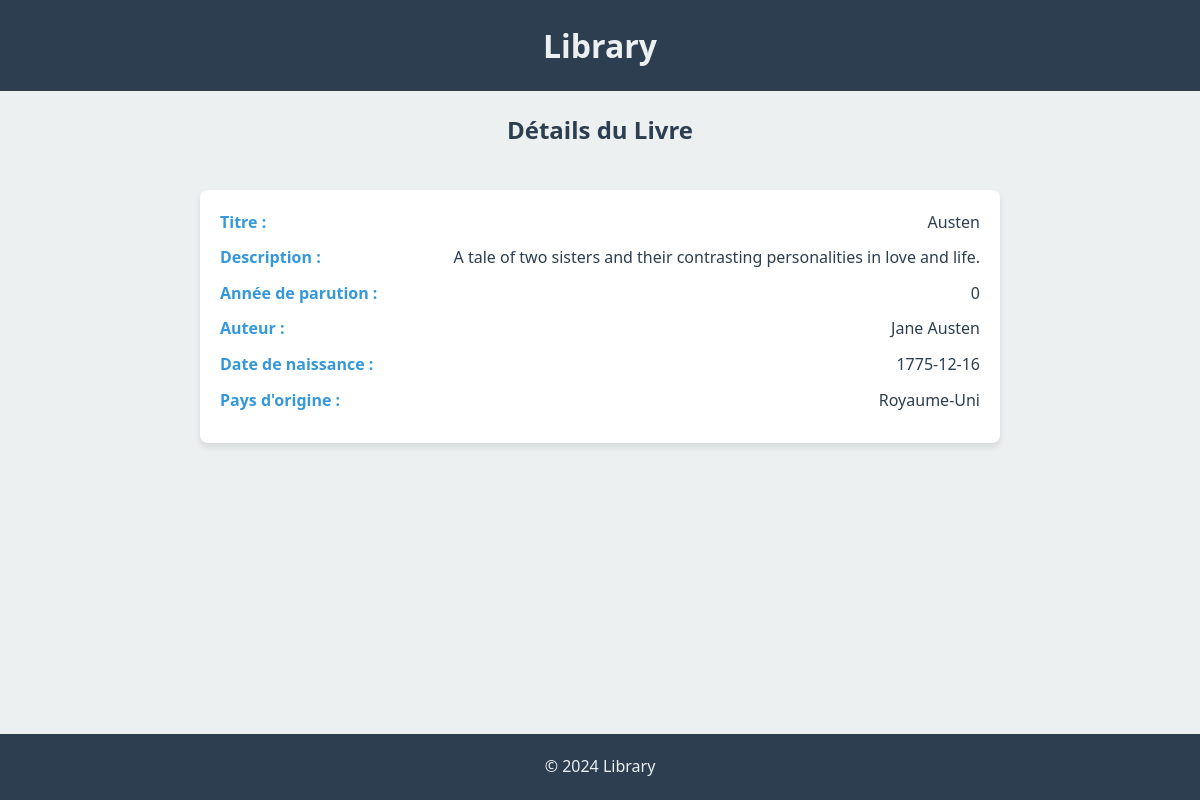
/05-pdo/view/book-details.php?id=6, run on the app's committed database.
### tables this page shows
CREATE TABLE `book` (
  `id` int(11) NOT NULL AUTO_INCREMENT,
  `nom` varchar(255) DEFAULT NULL,
  `description` varchar(255) DEFAULT NULL,
  `annee_parution` year(4) DEFAULT NULL,
  `id_auteur` int(11) DEFAULT NULL,
  PRIMARY KEY (`id`),
  KEY `id_auteur` (`id_auteur`),
  CONSTRAINT `book_ibfk_1` FOREIGN KEY (`id_auteur`) REFERENCES `author` (`id`)
);

CREATE TABLE `author` (
  `id` int(11) NOT NULL AUTO_INCREMENT,
  `nom` varchar(255) DEFAULT NULL,
  `prenom` varchar(255) DEFAULT NULL,
  `pays_origine` varchar(255) DEFAULT NULL,
  `date_naissance` date DEFAULT NULL,
  PRIMARY KEY (`id`)
);

### 05-pdo/src/repository/bookRepository.php (called while the page is built, shortened)
<?php
function getBookDetailsById($pdo, $bookId)
{
    $stmt = $pdo->prepare(
        'SELECT book.*, author.nom, author.prenom, author.date_naissance, author.pays_origine
        FROM book
        JOIN author ON book.id_auteur = author.id
        WHERE book.id = :bookId'
    );
    $stmt->bindParam(':bookId', $bookId, PDO::PARAM_INT);
    $stmt->execute();
    return $stmt->fetch(PDO::FETCH_ASSOC);
}

### 05-pdo/view/book-details.php (the view, shortened to what this page needs)
<?php
require_once '../src/config/db.php';
require_once '../src/repository/bookRepository.php';
$pdo = connectDB();
$bookDetails = getBookDetailsById($pdo, $_GET['id']);
?>
<!DOCTYPE html>
<html lang="fr">
<head>
    <link rel="stylesheet" href="../assets/css/style.css">
</head>
<body>
    <header>
        <h1>Library</h1>
    </header>
    <main>
        <h2>Détails du Livre</h2>
        <?php if ($bookDetails): ?>
        <div class="book-details">
            <div class="detail-item">
                <span class="label"><strong>Titre :</strong></span>
                <span
                    class="value"><?php echo htmlspecialchars($bookDetails['nom']); ?></span>
            </div>
            <div class="detail-item">
                <span class="label"><strong>Description :</strong></span>
                <span
                    class="value"><?php echo htmlspecialchars($bookDetails['description']); ?></span>
            </div>
            <div class="detail-item">
                <span class="label"><strong>Année de parution :</strong></span>
                <span
                    class="value"><?php echo htmlspecialchars($bookDetails['annee_parution']); ?></span>
            </div>
            <div class="detail-item">
                <span class="label"><strong>Auteur :</strong></span>
                <span
                    class="value"><?php echo htmlspecialchars($bookDetails['prenom'] . ' ' . $bookDetails['nom']); ?></span>
            </div>
            <div class="detail-item">
                <span class="label"><strong>Date de naissance :</strong></span>
                <span
                    class="value"><?php echo htmlspecialchars($bookDetails['date_naissance']); ?></span>
            </div>
            <div class="detail-item">
                <span class="label"><strong>Pays d'origine :</strong></span>
                <span
                    class="value"><?php echo htmlspecialchars($bookDetails['pays_origine']); ?></span>
            </div>
        </div>
        <?php else: ?>
        <p>Aucun livre trouvé avec l'ID donné.</p>
        <?php endif; ?>
    </main>
    <footer>
        <p>&copy; 2024 Library</p>
    </footer>
</body>
</html>

### 05-pdo/assets/css/style.css (style rules this page uses)
:root { --primary-color: #2c3e50; --secondary-color: #ecf0f1; --accent-color: #3498db; --font-family: 'Segoe UI', Tahoma, Geneva, Verdana, sans-serif; --padding: 20px; --border-radius: 8px; }
* { box-sizing: border-box; margin: 0; padding: 0; }
body { font-family: var(--font-family); background-color: var(--secondary-color); color: var(--primary-color); line-height: 1.6; display: flex; flex-direction: column; min-height: 100vh; }
header { background-color: var(--primary-color); color: var(--secondary-color); padding: var(--padding); text-align: center; }
header h1 { margin: 0; }
main { flex: 1; padding: var(--padding); display: flex; flex-direction: column; align-items: center; }
footer { background-color: var(--primary-color); color: var(--secondary-color); text-align: center; padding: var(--padding); position: relative; bottom: 0; width: 100%; }
.book-details { background-color: #fff; padding: var(--padding); border-radius: var(--border-radius); box-shadow: 0 4px 6px rgba(0, 0, 0, 0.1); width: 100%; max-width: 800px; margin: 20px 0; }
.detail-item { display: flex; justify-content: space-between; margin-bottom: 10px; }
.detail-item .label { font-weight: bold; color: var(--accent-color); }
.detail-item .value { text-align: right; }
h2 { margin-bottom: var(--padding); }

### data on the page
book: id_auteur.nom "Austen", description "A tale of two sisters and their contrasting personalities in love and life.", annee_parution "0", id_auteur.nom "Jane Austen", id_auteur.date_naissance "1775-12-16", id_auteur.pays_origine "Royaume-Uni"
